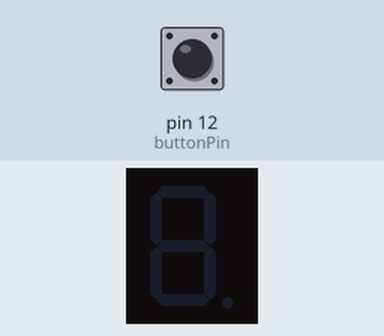
Bench run of a sketch on a simulated Arduino Uno, built with avr-gcc and run on an emulated ATmega328P. Parts: 1-digit seven-segment display. Wiring (inferred from the names in the program): 1-digit 7-segment display, segments lit when HIGH: segments pin 3, pin 4, pin 5, pin 6, pin 7, pin 8, pin 9, pin 2. The test bench sets the inputs (shaded band); at power-on: pin 12 (buttonPin) LOW. Random numbers use the default seed unless the sketch sets one; the segment pins are drawn as the display they are named for.

Above: at 1.2 s.
1.3 s: pin 12 (buttonPin) pulled HIGH for 0.15 s
At 2.6 s:
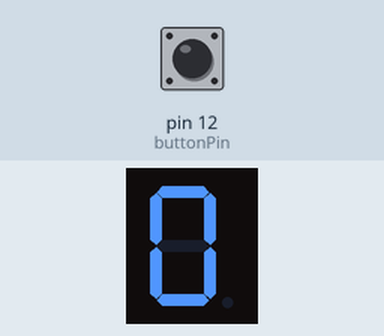
2.9 s: pin 12 (buttonPin) pulled HIGH for 1 s
At 5.1 s:
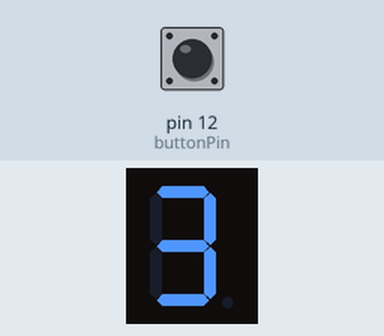
5.4 s: pin 12 (buttonPin) pulled HIGH for 0.15 s
At 6.0 s:
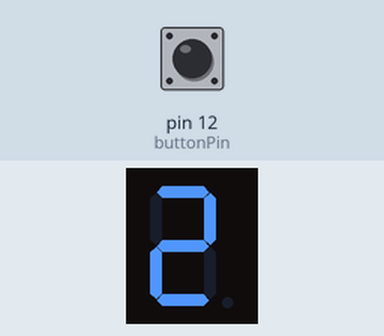
7.0 s: pin 12 (buttonPin) pulled HIGH for 3.2 s
At 11.3 s:
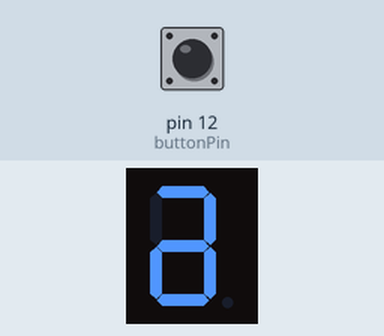
11.7 s: pin 12 (buttonPin) pulsed HIGH 5 times (0.12 s each, 0.3 s apart)
At 13.9 s:
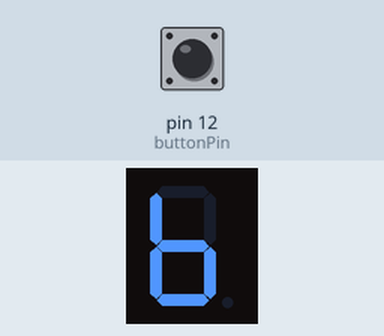
14.7 s: pin 12 (buttonPin) pulled HIGH for 0.15 s
At 15.4 s:
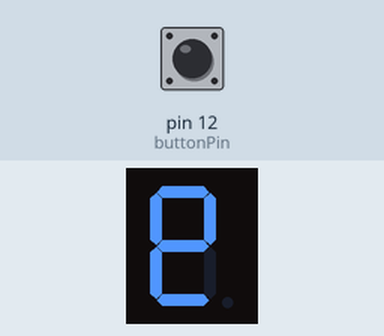
Timing chart, 0 to 17.3 s (numbered marks = the images above; inputs shaded):
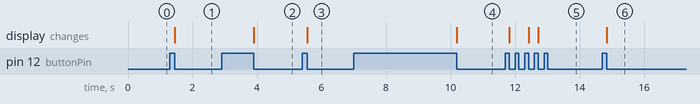

The sketch:

2016510040_ELIF_KARATAS_LAB2_EXP2_Code.ino
```cpp
/// define pins
#define a 3
#define b 4
#define c 5
#define d 6
#define e 7
#define f 8
#define g 9
#define dp 2
#define buttonPin 12

/// define COUNTER_VALUE
/// COUNTER_VALUE can be changed
int COUNTER_VALUE = 7;
/// define number for displaying on seven segment display
int number = 0;
/// define button state for using button controls
int buttonState = 0;
int last_buttonState = 0;
/// define press state for using in experiments
int pressState = 0;

int wait = 150;

void setup()
{
  /// setup modes
randomSeed(analogRead(0));
pinMode(buttonPin, INPUT);
pinMode(dp, OUTPUT);
pinMode(a, OUTPUT);
pinMode(b, OUTPUT);
pinMode(c, OUTPUT);
pinMode(d, OUTPUT);
pinMode(e, OUTPUT);
pinMode(f, OUTPUT);
pinMode(g, OUTPUT);
}

void loop()
{
  /// button state equals to digital read button pin value ( high or low )
  buttonState = digitalRead(buttonPin);

  /// EXPERIMENTS
  //increment(); /// EXPERIMENT 1
  randomNumber(); /// EXPERIMENT 2

  /// if button is pressed, press state changes to 1
  /// it is also using for displaying 0 at first in experiment 1 (increment void)
  if(pressState==1)
  {
    SevenSegmentDisplay(number);
    //delay(wait); // I used this delay on video for pushing button delays
  }
  /// if button is pressed as 2nd pressing, press state changes to 2
  if(pressState==2)
  {
    SevenSegmentDisplay(number);
    //delay(wait);
  }
}

/// EXPERIMENT 1
/*void increment ()
{
  /// if button is pressed and 2nd time pressing or more
  if (buttonState != last_buttonState && buttonState == LOW && (pressState==1 || pressState==2)) {
    /// increment number
    number = number + COUNTER_VALUE;
    /// display number that is greater than 15
    if(number > 15)
    {
      number = number % 16;
    }
    /// if press state is 1, change to 2
    pressState=2;
  }
  /// if button is pressed for the first time
  else if (buttonState != last_buttonState && buttonState == LOW && pressState==0) {
    /// displaying number 0 on seven segment display
    number = 0;
    /// press state changes to 1 because of press state was 0
    pressState=1;
  }
  last_buttonState = buttonState;
}*/

/// EXPERIMENT 2
void randomNumber()
{
  /// if button is pressed
  if (buttonState != last_buttonState && buttonState == LOW) {
    /// press state changes to 1 because of press state was 0
     pressState=1;
    /// random numbers between 0-16
     number = random(0,16);
  }
  last_buttonState = buttonState;
}

/// NUMBERS ON SEVEN SEGMENT
void SevenSegmentDisplay(int number)
{
  /// leds on seven segment display
 if (number == 0)
 {
   digitalWrite(a, HIGH);
   digitalWrite(b, HIGH);
   digitalWrite(c, HIGH);
   digitalWrite(d, HIGH);
   digitalWrite(e, HIGH);
   digitalWrite(f, HIGH);
   digitalWrite(g, LOW);
 }
 if (number == 1)
 {
   digitalWrite(a, LOW);
   digitalWrite(b, HIGH);
   digitalWrite(c, HIGH);
   digitalWrite(d, LOW);
   digitalWrite(e, LOW);
   digitalWrite(f, LOW);
   digitalWrite(g, LOW);
 }
 if (number == 2)
 {
   digitalWrite(a, HIGH);
   digitalWrite(b, HIGH);
   digitalWrite(c, LOW);
   digitalWrite(d, HIGH);
   digitalWrite(e, HIGH);
   digitalWrite(f, LOW);
   digitalWrite(g, HIGH);
 }
 if (number == 3)
 {
   digitalWrite(a, HIGH);
   digitalWrite(b, HIGH);
   digitalWrite(c, HIGH);
   digitalWrite(d, HIGH);
   digitalWrite(e, LOW);
   digitalWrite(f, LOW);
   digitalWrite(g, HIGH);
 }
 if (number == 4)
 {
   digitalWrite(a, LOW);
   digitalWrite(b, HIGH);
   digitalWrite(c, HIGH);
   digitalWrite(d, LOW);
   digitalWrite(e, LOW);
   digitalWrite(f, HIGH);
   digitalWrite(g, HIGH);
 }
 if (number == 5)
 {
   digitalWrite(a, HIGH);
   digitalWrite(b, LOW);
   digitalWrite(c, HIGH);
   digitalWrite(d, HIGH);
   digitalWrite(e, LOW);
   digitalWrite(f, HIGH);
   digitalWrite(g, HIGH);
 }
 if (number == 6)
 {
   digitalWrite(a, HIGH);
   digitalWrite(b, LOW);
   digitalWrite(c, HIGH);
   digitalWrite(d, HIGH);
   digitalWrite(e, HIGH);
   digitalWrite(f, HIGH);
   digitalWrite(g, HIGH);
 }
 if (number == 7)
 {
   digitalWrite(a, HIGH);
   digitalWrite(b, HIGH);
   digitalWrite(c, HIGH);
   digitalWrite(d, LOW);
   digitalWrite(e, LOW);
   digitalWrite(f, LOW);
   digitalWrite(g, LOW);
 }
 if (number == 8)
 {
   digitalWrite(a, HIGH);
   digitalWrite(b, HIGH);
   digitalWrite(c, HIGH);
   digitalWrite(d, HIGH);
   digitalWrite(e, HIGH);
   digitalWrite(f, HIGH);
   digitalWrite(g, HIGH);
 }
 if (number == 9)
 {
   digitalWrite(a, HIGH);
   digitalWrite(b, HIGH);
   digitalWrite(c, HIGH);
   digitalWrite(d, HIGH);
   digitalWrite(e, LOW);
   digitalWrite(f, HIGH);
   digitalWrite(g, HIGH);
 }
  if(number == 10)
  {
   digitalWrite(a, HIGH);
   digitalWrite(b, HIGH);
   digitalWrite(c, HIGH);
   digitalWrite(d, HIGH);
   digitalWrite(e, HIGH);
   digitalWrite(f, LOW);
   digitalWrite(g, HIGH);
  }
   if(number == 11)
  {
   digitalWrite(a, LOW);
   digitalWrite(b, LOW);
   digitalWrite(c, HIGH);
   digitalWrite(d, HIGH);
   digitalWrite(e, HIGH);
   digitalWrite(f, HIGH);
   digitalWrite(g, HIGH);
  }
   if(number == 12)
  {
   digitalWrite(a, HIGH);
   digitalWrite(b, LOW);
   digitalWrite(c, LOW);
   digitalWrite(d, HIGH);
   digitalWrite(e, HIGH);
   digitalWrite(f, HIGH);
   digitalWrite(g, LOW);
  }
   if(number == 13)
  {
   digitalWrite(a, LOW);
   digitalWrite(b, HIGH);
   digitalWrite(c, HIGH);
   digitalWrite(d, HIGH);
   digitalWrite(e, HIGH);
   digitalWrite(f, LOW);
   digitalWrite(g, HIGH);
  }
   if(number == 14)
  {
   digitalWrite(a, HIGH);
   digitalWrite(b, HIGH);
   digitalWrite(c, LOW);
   digitalWrite(d, HIGH);
   digitalWrite(e, HIGH);
   digitalWrite(f, HIGH);
   digitalWrite(g, HIGH);
  }
   if(number == 15)
  {
   digitalWrite(a, HIGH);
   digitalWrite(b, LOW);
   digitalWrite(c, LOW);
   digitalWrite(d, LOW);
   digitalWrite(e, HIGH);
   digitalWrite(f, HIGH);
   digitalWrite(g, HIGH);
  }
}
```

Measured:
- after the input at 1.3 s, the display: changes after 0.15 s (image 1)
- after the input at 2.9 s, the display: changes after 1.0 s (image 2)
- after the input at 5.4 s, the display: changes after 0.15 s (image 3)
- after the input at 7.0 s, the display: changes after 3.2 s (image 4)
- after the input at 11.7 s, the display: first changes after 0.12 s (image 5 shows a later state)
- after the input at 14.7 s, the display: changes after 0.15 s (image 6)
